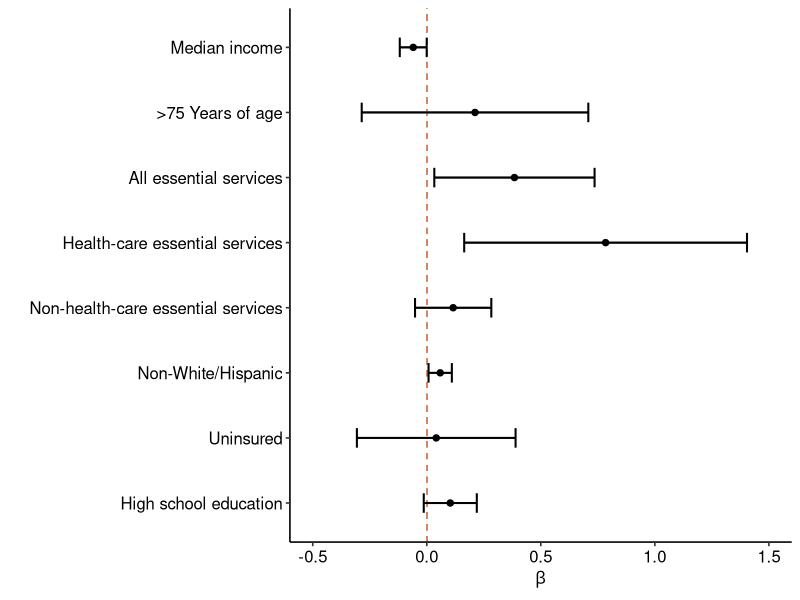
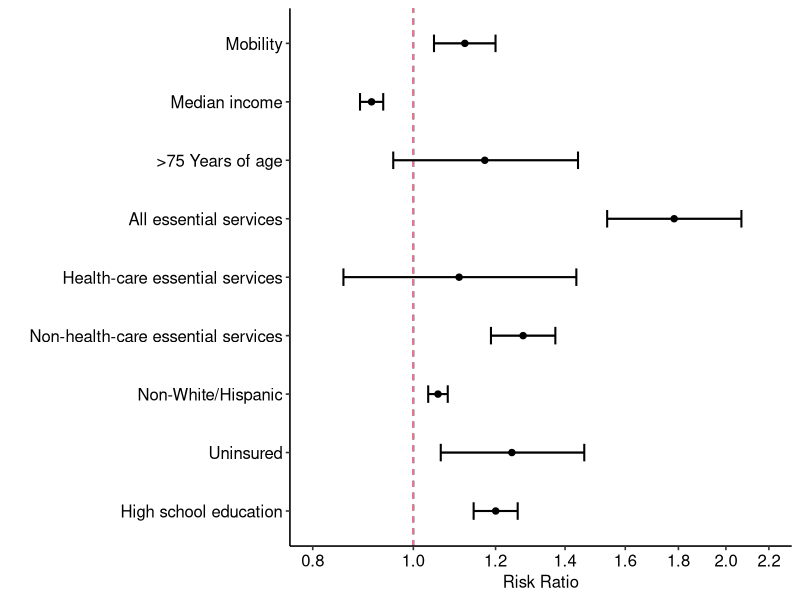

Here is the R script that generated these plots, in order:
## ---- chunk 1
library(ggplot2) # for data visualization
library(dplyr) # for data manipulation
library(segmented) # for regression models
## ---- chunk 2
d <- read.csv("Sy open data/3._Longitudinal_Mobility_zcta_borough.csv", header=TRUE)
head(d)
x <- read.csv("Sy open data/1._Cross-sectional_COVID19_mobility_zcta.csv", header=TRUE)
head(x)
## ---- chunk 3
nyc_change_long2_zcta_nosi1 <- left_join(d, x[,c("ZCTA","median_income")], by=c("ZCTA"="ZCTA"))
nyc_change_long2_zcta_nosi11 <- nyc_change_long2_zcta_nosi1 %>% mutate(income_d = ntile(median_income, 5))

#To get the quantile minimum and maximum for each income group, to be used as labels in Figure 3

quantile <- nyc_change_long2_zcta_nosi11 %>%
  group_by(income_d) %>%
  summarise(min=min(median_income,na.rm=TRUE), max=max(median_income,na.rm=TRUE))
quantile
## ---- chunk 4
regression_output <- read.csv("Sy open data/5._Regression_output.csv", stringsAsFactors = TRUE)
head(regression_output)
## ---- chunk 5
# Step 1: REnaming the variables from the dataset and making labels for the legend
regression_output$Variable <- factor(regression_output$Variable, levels = c("hs",
                                                "healthins",
                                                "minority",
                                                "essential",
                                                "health",
                                                "essential_both",
                                                "median_age",
                                                "Median_Income",
                                                "subway_use"),
                       labels = c("High school education",
                                  "Uninsured",
                                  "Non-White/Hispanic",
                                  "Non-health-care essential services",
                                  "Health-care essential services",
                                  "All essential services",
                                  ">75 Years of age",
                                  "Median income",
                                  "Mobility")) 
## ---- chunk 6
# Step 2: Separating the "Outcome" column into "COVID_adjusted" and "Subway_Use"
regression_output$Outcome <- factor(regression_output$Outcome, levels = c("COVID_adjusted","Subway_Use"),
                       labels = c("Rate of COVID-19 (per 100k)\n\nEstimate (adjusted for testing):\nRisk Ratio",
                                  "Mobility (10 Units)\n\nEstimate (unadjusted):\nbeta")) 

# Step 3: Making 2 separate data frames for each outcome.
mobil <- regression_output[1:8,] #rows 1-8 refers to Subway_Use, or mobility
RR <- regression_output[9:17,] #rows 9-17 refer to Covid_adjusted for the Risk Ratio

# Step 4: Establishing the intercepts 
mobil$intercept <- 0 #the null is 0
RR$intercept <- 1 #the null for risk ratio is 1
## ---- chunk 7
fig4_1 <- ggplot(data=mobil, aes(x = Variable,y = RiskRatio, ymin = LowerLimit, ymax = UpperLimit )) +
  scale_y_continuous(limits=c(-.5,1.5), breaks = c(-.5,0,.5,1,1.5)) +
  geom_pointrange(cex=0.3) +
  geom_hline(data = mobil, aes(colour=Variable, yintercept = intercept), linetype=2, show.legend = FALSE) + xlab('') + 
  ylab(expression(beta)) + geom_errorbar(aes(ymin=LowerLimit, ymax=UpperLimit), width=0.3,cex=0.7) +
  theme_classic(base_size=12) +
  coord_flip() + theme(legend.position="bottom") + guides(col=guide_legend(ncol=3, byrow=TRUE, reverse = TRUE, title.position = "bottom")) + theme(legend.text = element_text(size=12), text=element_text(size=12), axis.text=element_text(size=12, colour="black"), legend.margin = margin(10, 50, 10, 10)
)

plot(fig4_1, echo=FALSE, fig.height=8, fig.width=8, message=FALSE, warning=FALSE, paged.print=FALSE)
## ---- chunk 8

fig4_2 <- ggplot(data=RR, aes(x = Variable,y = RiskRatio, ymin = LowerLimit, ymax = UpperLimit )) +
  scale_y_continuous(trans = "log", limits=c(.8,2.2), breaks = c(.8,1,1.2,1.4,1.6,1.8, 2.0, 2.2)) +
  geom_pointrange(cex=0.3) +
  geom_hline(data = RR, aes(colour=Variable, yintercept = intercept), linetype=2, show.legend = FALSE) + xlab('') + 
  ylab("Risk Ratio") + geom_errorbar(aes(ymin=LowerLimit, ymax=UpperLimit),width=0.3,cex=0.7) +
  theme_classic(base_size=12) +
  coord_flip() + theme(legend.position="bottom") + guides(col=guide_legend(ncol=3, byrow=TRUE, reverse = TRUE, title.position = "bottom")) + theme(legend.text = element_text(size=12), text=element_text(size=12), axis.text=element_text(size=12, colour="black"), legend.margin = margin(10, 50, 10, 10)
)

plot(fig4_2, echo=FALSE, fig.height=8, fig.width=8, message=FALSE, warning=FALSE, paged.print=FALSE)
